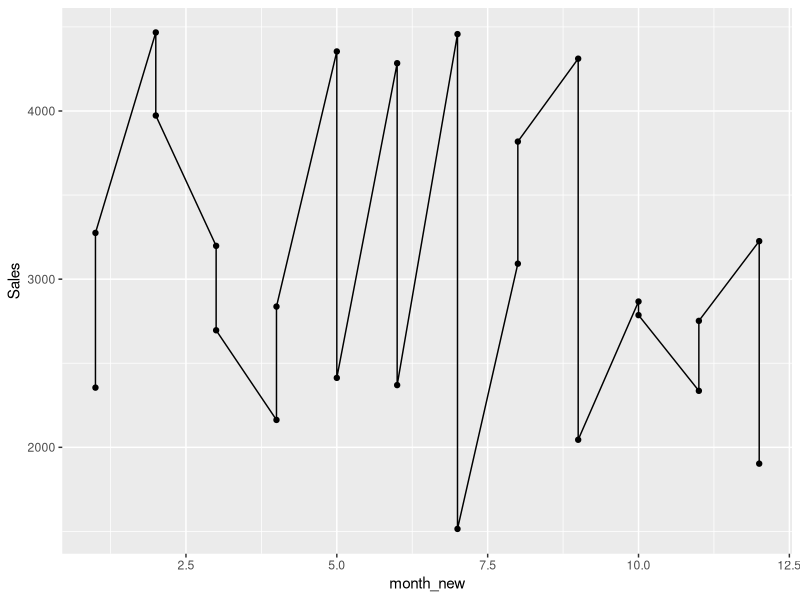

R code for this plot: (Note: this script raises an error after producing the figure.)
## ---- chunk 1
knitr::opts_chunk$set(echo = TRUE)
## ---- chunk 2
library("ggplot2")
library("dplyr")
library("tidyverse")
library("tidyr")
## ---- chunk 3
setwd("C:/Users/Admin/Desktop/DML")
## ---- chunk 4
df<-read.csv("monthly_sales_data (1).csv")
print(df)
## ---- chunk 5
df<-df%>%
  mutate(month_new=month(Month))
View(df)
## ---- chunk 6
colnames(df)
## ---- chunk 7
df<-df%>%
  pivot_longer(
    cols=c(Product_A,Product_B),
    names_to="Product",
    values_to="Sales"
  )
## ---- chunk 8
df%>%
ggplot(aes(x=month_new,y=Sales))+geom_line()+geom_point()

## ---- chunk 9
sales_all<-df%>%
  pivot_longer(
    cols=c(Product),
    names_to="Product",
    values_to="Sales"
  )
## ---- chunk 10
df%>%
ggplot(aes(x=month_new,y=Sales))+geom_line()+geom_point()
